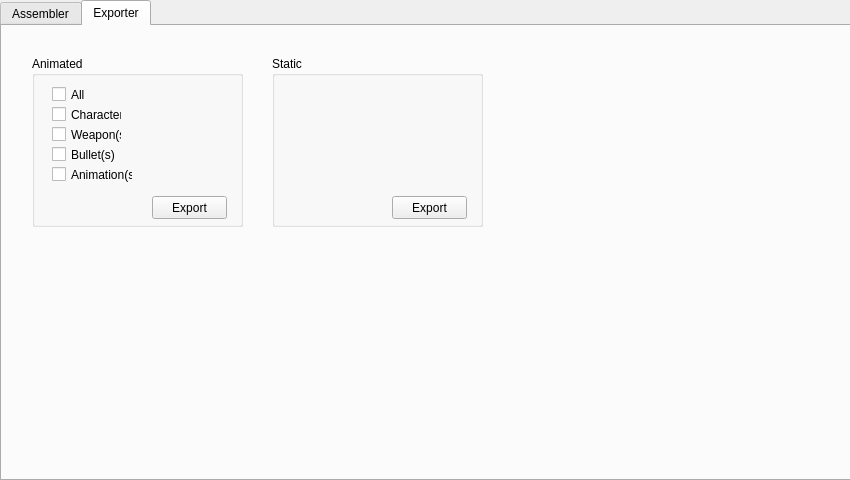
<?xml version="1.0" encoding="UTF-8"?>
<ui version="4.0">
 <class>Form</class>
 <widget class="QWidget" name="Form">
  <property name="geometry">
   <rect>
    <x>0</x>
    <y>0</y>
    <width>850</width>
    <height>480</height>
   </rect>
  </property>
  <property name="windowTitle">
   <string>Form</string>
  </property>
  <widget class="QTabWidget" name="Tron3kGUI">
   <property name="geometry">
    <rect>
     <x>0</x>
     <y>0</y>
     <width>851</width>
     <height>481</height>
    </rect>
   </property>
   <property name="currentIndex">
    <number>1</number>
   </property>
   <widget class="QWidget" name="Assembler">
    <attribute name="title">
     <string>Assembler</string>
    </attribute>
   </widget>
   <widget class="QWidget" name="Exporter">
    <attribute name="title">
     <string>Exporter</string>
    </attribute>
    <widget class="QGroupBox" name="groupBox">
     <property name="geometry">
      <rect>
       <x>30</x>
       <y>30</y>
       <width>211</width>
       <height>171</height>
      </rect>
     </property>
     <property name="title">
      <string>Animated</string>
     </property>
     <widget class="QCheckBox" name="exportBullet">
      <property name="geometry">
       <rect>
        <x>20</x>
        <y>90</y>
        <width>70</width>
        <height>17</height>
       </rect>
      </property>
      <property name="text">
       <string>Bullet(s)</string>
      </property>
     </widget>
     <widget class="QCheckBox" name="exportAll">
      <property name="geometry">
       <rect>
        <x>20</x>
        <y>30</y>
        <width>70</width>
        <height>17</height>
       </rect>
      </property>
      <property name="text">
       <string>All</string>
      </property>
     </widget>
     <widget class="QCheckBox" name="exportCharacter">
      <property name="geometry">
       <rect>
        <x>20</x>
        <y>50</y>
        <width>70</width>
        <height>17</height>
       </rect>
      </property>
      <property name="text">
       <string>Character</string>
      </property>
     </widget>
     <widget class="QCheckBox" name="exportAnimation">
      <property name="geometry">
       <rect>
        <x>20</x>
        <y>110</y>
        <width>81</width>
        <height>17</height>
       </rect>
      </property>
      <property name="text">
       <string>Animation(s)</string>
      </property>
     </widget>
     <widget class="QPushButton" name="exportAnimatedButton">
      <property name="geometry">
       <rect>
        <x>120</x>
        <y>140</y>
        <width>75</width>
        <height>23</height>
       </rect>
      </property>
      <property name="text">
       <string>Export</string>
      </property>
     </widget>
     <widget class="QCheckBox" name="exportWeapon">
      <property name="geometry">
       <rect>
        <x>20</x>
        <y>70</y>
        <width>70</width>
        <height>17</height>
       </rect>
      </property>
      <property name="text">
       <string>Weapon(s)</string>
      </property>
     </widget>
    </widget>
    <widget class="QGroupBox" name="groupBox_2">
     <property name="geometry">
      <rect>
       <x>270</x>
       <y>30</y>
       <width>211</width>
       <height>171</height>
      </rect>
     </property>
     <property name="title">
      <string>Static</string>
     </property>
     <widget class="QPushButton" name="exportStaticButton">
      <property name="geometry">
       <rect>
        <x>120</x>
        <y>140</y>
        <width>75</width>
        <height>23</height>
       </rect>
      </property>
      <property name="text">
       <string>Export</string>
      </property>
     </widget>
    </widget>
   </widget>
  </widget>
 </widget>
 <resources/>
 <connections/>
</ui>
